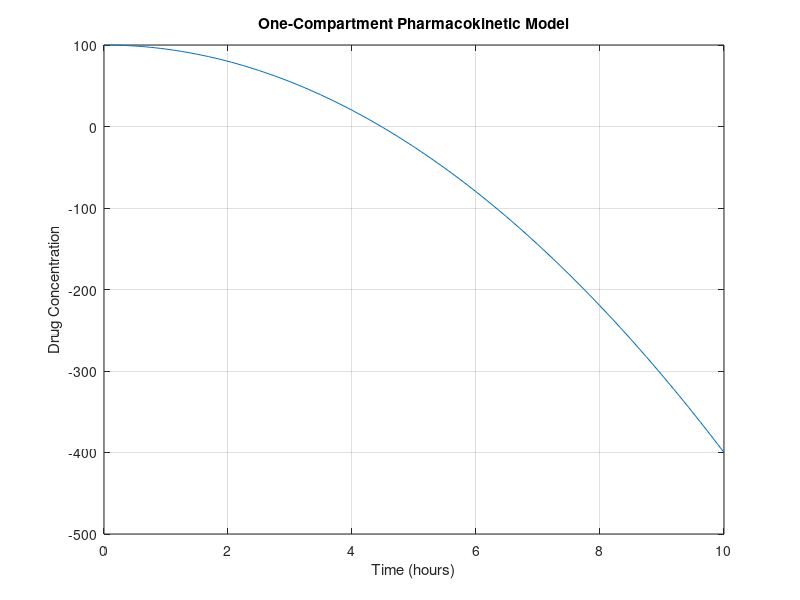

Here is the MATLAB script that generated this plot:
% Define the one-compartment model as an inline function

% Define parameters
k = 0.1; % Elimination rate constant (you can adjust this value)

% Define the time span for the simulation
tspan = [0 10]; % Start at time 0 and end at time 10 (you can adjust this)

% Initial drug concentration
C0 = 100; % Initial concentration (you can adjust this value)

% Solve the differential equation using ode45 and the oneCompModel function
[t,C] = ode45(@(t,C) C0*(-k)*t, tspan, C0)

% Plot the drug concentration vs. time
plot(t, C);
xlabel('Time (hours)');
ylabel('Drug Concentration');
title('One-Compartment Pharmacokinetic Model');
grid on;
